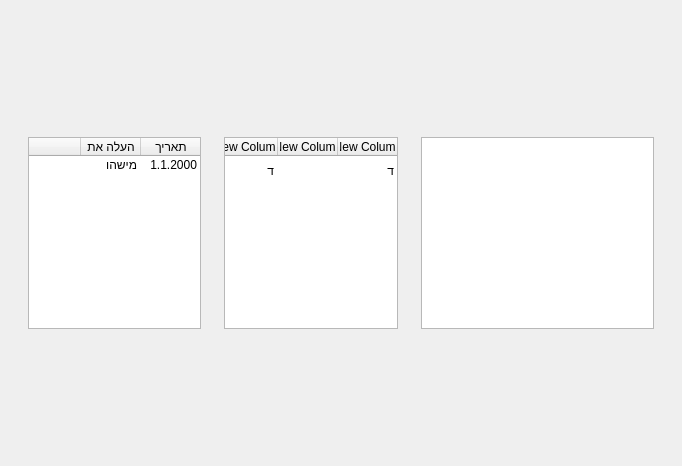
<?xml version="1.0" encoding="UTF-8"?>
<ui version="4.0">
 <class>Form</class>
 <widget class="QWidget" name="Form">
  <property name="geometry">
   <rect>
    <x>0</x>
    <y>0</y>
    <width>682</width>
    <height>466</height>
   </rect>
  </property>
  <property name="windowTitle">
   <string>Form</string>
  </property>
  <layout class="QGridLayout" name="gridLayout">
   <item row="1" column="4">
    <spacer name="horizontalSpacer_2">
     <property name="orientation">
      <enum>Qt::Horizontal</enum>
     </property>
     <property name="sizeHint" stdset="0">
      <size>
       <width>40</width>
       <height>20</height>
      </size>
     </property>
    </spacer>
   </item>
   <item row="1" column="3">
    <widget class="QTableWidget" name="tableWidget_2">
     <property name="layoutDirection">
      <enum>Qt::RightToLeft</enum>
     </property>
     <property name="horizontalScrollBarPolicy">
      <enum>Qt::ScrollBarAlwaysOff</enum>
     </property>
     <property name="sizeAdjustPolicy">
      <enum>QAbstractScrollArea::AdjustToContents</enum>
     </property>
     <property name="editTriggers">
      <set>QAbstractItemView::NoEditTriggers</set>
     </property>
     <property name="selectionBehavior">
      <enum>QAbstractItemView::SelectRows</enum>
     </property>
     <property name="showGrid">
      <bool>false</bool>
     </property>
     <attribute name="horizontalHeaderCascadingSectionResizes">
      <bool>true</bool>
     </attribute>
     <attribute name="horizontalHeaderDefaultSectionSize">
      <number>60</number>
     </attribute>
     <attribute name="verticalHeaderVisible">
      <bool>false</bool>
     </attribute>
     <attribute name="verticalHeaderCascadingSectionResizes">
      <bool>true</bool>
     </attribute>
     <row>
      <property name="text">
       <string>New Row</string>
      </property>
     </row>
     <column>
      <property name="text">
       <string>New Column</string>
      </property>
     </column>
     <column>
      <property name="text">
       <string>New Column</string>
      </property>
     </column>
     <column>
      <property name="text">
       <string>New Column</string>
      </property>
     </column>
     <item row="0" column="0">
      <property name="text">
       <string>ד</string>
      </property>
     </item>
     <item row="0" column="2">
      <property name="text">
       <string>ד</string>
      </property>
     </item>
    </widget>
   </item>
   <item row="1" column="0">
    <spacer name="horizontalSpacer_3">
     <property name="orientation">
      <enum>Qt::Horizontal</enum>
     </property>
     <property name="sizeHint" stdset="0">
      <size>
       <width>40</width>
       <height>20</height>
      </size>
     </property>
    </spacer>
   </item>
   <item row="1" column="1">
    <widget class="QTableWidget" name="tableWidget_3">
     <property name="layoutDirection">
      <enum>Qt::RightToLeft</enum>
     </property>
     <property name="horizontalScrollBarPolicy">
      <enum>Qt::ScrollBarAlwaysOff</enum>
     </property>
     <property name="sizeAdjustPolicy">
      <enum>QAbstractScrollArea::AdjustToContents</enum>
     </property>
     <property name="editTriggers">
      <set>QAbstractItemView::NoEditTriggers</set>
     </property>
     <property name="alternatingRowColors">
      <bool>true</bool>
     </property>
     <property name="selectionBehavior">
      <enum>QAbstractItemView::SelectRows</enum>
     </property>
     <property name="textElideMode">
      <enum>Qt::ElideMiddle</enum>
     </property>
     <property name="showGrid">
      <bool>false</bool>
     </property>
     <property name="wordWrap">
      <bool>true</bool>
     </property>
     <attribute name="horizontalHeaderCascadingSectionResizes">
      <bool>true</bool>
     </attribute>
     <attribute name="horizontalHeaderDefaultSectionSize">
      <number>60</number>
     </attribute>
     <attribute name="verticalHeaderVisible">
      <bool>false</bool>
     </attribute>
     <attribute name="verticalHeaderCascadingSectionResizes">
      <bool>true</bool>
     </attribute>
     <attribute name="verticalHeaderMinimumSectionSize">
      <number>10</number>
     </attribute>
     <attribute name="verticalHeaderDefaultSectionSize">
      <number>10</number>
     </attribute>
     <row>
      <property name="text">
       <string>Row</string>
      </property>
     </row>
     <column>
      <property name="text">
       <string>תאריך</string>
      </property>
      <property name="textAlignment">
       <set>AlignCenter</set>
      </property>
     </column>
     <column>
      <property name="text">
       <string>העלה את</string>
      </property>
      <property name="textAlignment">
       <set>AlignCenter</set>
      </property>
     </column>
     <column>
      <property name="text">
       <string/>
      </property>
     </column>
     <item row="0" column="0">
      <property name="text">
       <string>1.1.2000</string>
      </property>
     </item>
     <item row="0" column="1">
      <property name="text">
       <string>מישהו</string>
      </property>
     </item>
    </widget>
   </item>
   <item row="1" column="5">
    <widget class="QTableWidget" name="tableWidget">
     <property name="selectionBehavior">
      <enum>QAbstractItemView::SelectRows</enum>
     </property>
     <attribute name="horizontalHeaderDefaultSectionSize">
      <number>60</number>
     </attribute>
    </widget>
   </item>
   <item row="1" column="2">
    <spacer name="horizontalSpacer">
     <property name="orientation">
      <enum>Qt::Horizontal</enum>
     </property>
     <property name="sizeHint" stdset="0">
      <size>
       <width>40</width>
       <height>20</height>
      </size>
     </property>
    </spacer>
   </item>
   <item row="2" column="3">
    <spacer name="verticalSpacer_2">
     <property name="orientation">
      <enum>Qt::Vertical</enum>
     </property>
     <property name="sizeHint" stdset="0">
      <size>
       <width>20</width>
       <height>40</height>
      </size>
     </property>
    </spacer>
   </item>
   <item row="1" column="6">
    <spacer name="horizontalSpacer_4">
     <property name="orientation">
      <enum>Qt::Horizontal</enum>
     </property>
     <property name="sizeHint" stdset="0">
      <size>
       <width>40</width>
       <height>20</height>
      </size>
     </property>
    </spacer>
   </item>
   <item row="0" column="3">
    <spacer name="verticalSpacer">
     <property name="orientation">
      <enum>Qt::Vertical</enum>
     </property>
     <property name="sizeHint" stdset="0">
      <size>
       <width>20</width>
       <height>40</height>
      </size>
     </property>
    </spacer>
   </item>
  </layout>
 </widget>
 <resources/>
 <connections/>
</ui>
